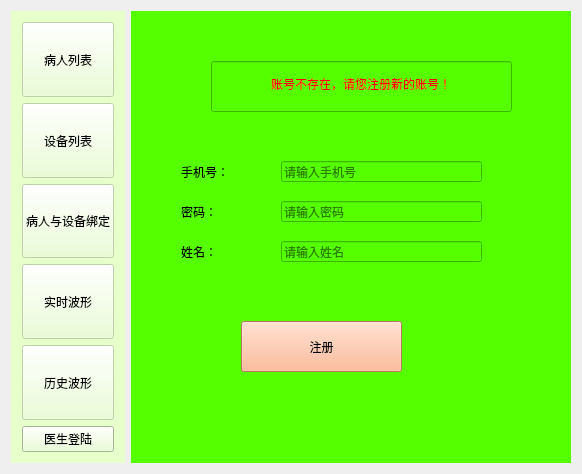
<?xml version="1.0" encoding="UTF-8"?>
<ui version="4.0">
 <class>MainWidget</class>
 <widget class="QWidget" name="MainWidget">
  <property name="geometry">
   <rect>
    <x>0</x>
    <y>0</y>
    <width>582</width>
    <height>474</height>
   </rect>
  </property>
  <property name="windowTitle">
   <string>MainWidget</string>
  </property>
  <layout class="QHBoxLayout" name="horizontalLayout" stretch="1,12">
   <item>
    <widget class="QWidget" name="widget" native="true">
     <property name="styleSheet">
      <string notr="true">background-color: rgb(230, 255, 203);
border-color: rgb(255, 0, 255);
color: rgb(0, 0, 0);
font: 9pt &quot;楷体&quot;;</string>
     </property>
     <layout class="QVBoxLayout" name="verticalLayout_3">
      <item>
       <widget class="QPushButton" name="patientButton">
        <property name="enabled">
         <bool>false</bool>
        </property>
        <property name="sizePolicy">
         <sizepolicy hsizetype="Minimum" vsizetype="Preferred">
          <horstretch>0</horstretch>
          <verstretch>0</verstretch>
         </sizepolicy>
        </property>
        <property name="text">
         <string>病人列表</string>
        </property>
       </widget>
      </item>
      <item>
       <widget class="QPushButton" name="deviceButton">
        <property name="enabled">
         <bool>false</bool>
        </property>
        <property name="sizePolicy">
         <sizepolicy hsizetype="Minimum" vsizetype="Preferred">
          <horstretch>0</horstretch>
          <verstretch>0</verstretch>
         </sizepolicy>
        </property>
        <property name="text">
         <string>设备列表</string>
        </property>
       </widget>
      </item>
      <item>
       <widget class="QPushButton" name="bindButton">
        <property name="enabled">
         <bool>false</bool>
        </property>
        <property name="sizePolicy">
         <sizepolicy hsizetype="Minimum" vsizetype="Preferred">
          <horstretch>0</horstretch>
          <verstretch>0</verstretch>
         </sizepolicy>
        </property>
        <property name="text">
         <string>病人与设备绑定</string>
        </property>
       </widget>
      </item>
      <item>
       <widget class="QPushButton" name="realtimeButton">
        <property name="enabled">
         <bool>false</bool>
        </property>
        <property name="sizePolicy">
         <sizepolicy hsizetype="Minimum" vsizetype="Preferred">
          <horstretch>0</horstretch>
          <verstretch>0</verstretch>
         </sizepolicy>
        </property>
        <property name="text">
         <string>实时波形</string>
        </property>
       </widget>
      </item>
      <item>
       <widget class="QPushButton" name="historyButton">
        <property name="enabled">
         <bool>false</bool>
        </property>
        <property name="sizePolicy">
         <sizepolicy hsizetype="Minimum" vsizetype="Preferred">
          <horstretch>0</horstretch>
          <verstretch>0</verstretch>
         </sizepolicy>
        </property>
        <property name="text">
         <string>历史波形</string>
        </property>
       </widget>
      </item>
      <item>
       <widget class="QPushButton" name="docLoginButton">
        <property name="text">
         <string>医生登陆</string>
        </property>
       </widget>
      </item>
     </layout>
    </widget>
   </item>
   <item>
    <widget class="QStackedWidget" name="stackedWidget">
     <property name="styleSheet">
      <string notr="true">background-color: rgb(85, 255, 0);
color: rgb(0, 0, 0);
font: 12pt &quot;楷体&quot;;</string>
     </property>
     <property name="currentIndex">
      <number>1</number>
     </property>
     <widget class="QWidget" name="LoginPage">
      <widget class="QWidget" name="widget_2" native="true">
       <property name="geometry">
        <rect>
         <x>-10</x>
         <y>0</y>
         <width>471</width>
         <height>471</height>
        </rect>
       </property>
       <property name="styleSheet">
        <string notr="true">background-color: rgb(85, 255, 255);
color: rgb(0, 0, 0);
font: 11pt &quot;楷体&quot;;</string>
       </property>
       <widget class="QLineEdit" name="loginpwdEdit">
        <property name="geometry">
         <rect>
          <x>160</x>
          <y>180</y>
          <width>201</width>
          <height>21</height>
         </rect>
        </property>
        <property name="echoMode">
         <enum>QLineEdit::Password</enum>
        </property>
        <property name="placeholderText">
         <string>请输入密码</string>
        </property>
       </widget>
       <widget class="QLineEdit" name="loginPhoneEdit">
        <property name="geometry">
         <rect>
          <x>160</x>
          <y>140</y>
          <width>201</width>
          <height>21</height>
         </rect>
        </property>
        <property name="text">
         <string/>
        </property>
        <property name="placeholderText">
         <string>请输入手机号</string>
        </property>
       </widget>
       <widget class="QLabel" name="label_3">
        <property name="geometry">
         <rect>
          <x>60</x>
          <y>140</y>
          <width>91</width>
          <height>21</height>
         </rect>
        </property>
        <property name="text">
         <string>手机号：</string>
        </property>
       </widget>
       <widget class="QLabel" name="label_4">
        <property name="geometry">
         <rect>
          <x>60</x>
          <y>180</y>
          <width>91</width>
          <height>21</height>
         </rect>
        </property>
        <property name="text">
         <string>密码：</string>
        </property>
       </widget>
       <widget class="QPushButton" name="loginButton">
        <property name="geometry">
         <rect>
          <x>120</x>
          <y>240</y>
          <width>161</width>
          <height>51</height>
         </rect>
        </property>
        <property name="styleSheet">
         <string notr="true">background-color: rgb(255, 170, 127);
font: 12pt &quot;楷体&quot;;</string>
        </property>
        <property name="text">
         <string>登陆</string>
        </property>
       </widget>
      </widget>
     </widget>
     <widget class="QWidget" name="registerPage">
      <widget class="QLineEdit" name="registerPhoneEdit">
       <property name="geometry">
        <rect>
         <x>150</x>
         <y>150</y>
         <width>201</width>
         <height>21</height>
        </rect>
       </property>
       <property name="text">
        <string/>
       </property>
       <property name="placeholderText">
        <string>请输入手机号</string>
       </property>
      </widget>
      <widget class="QLineEdit" name="registerPwdlineEdit">
       <property name="geometry">
        <rect>
         <x>150</x>
         <y>190</y>
         <width>201</width>
         <height>21</height>
        </rect>
       </property>
       <property name="echoMode">
        <enum>QLineEdit::Password</enum>
       </property>
       <property name="placeholderText">
        <string>请输入密码</string>
       </property>
      </widget>
      <widget class="QLabel" name="label_5">
       <property name="geometry">
        <rect>
         <x>50</x>
         <y>190</y>
         <width>91</width>
         <height>21</height>
        </rect>
       </property>
       <property name="text">
        <string>密码：</string>
       </property>
      </widget>
      <widget class="QPushButton" name="registerButton">
       <property name="geometry">
        <rect>
         <x>110</x>
         <y>310</y>
         <width>161</width>
         <height>51</height>
        </rect>
       </property>
       <property name="styleSheet">
        <string notr="true">background-color: rgb(255, 170, 127);
font: 12pt &quot;楷体&quot;;</string>
       </property>
       <property name="text">
        <string>注册</string>
       </property>
      </widget>
      <widget class="QLabel" name="label_6">
       <property name="geometry">
        <rect>
         <x>50</x>
         <y>150</y>
         <width>91</width>
         <height>21</height>
        </rect>
       </property>
       <property name="text">
        <string>手机号：</string>
       </property>
      </widget>
      <widget class="QLineEdit" name="lineEdit_2">
       <property name="geometry">
        <rect>
         <x>80</x>
         <y>50</y>
         <width>301</width>
         <height>51</height>
        </rect>
       </property>
       <property name="styleSheet">
        <string notr="true">color: rgb(255, 0, 0);
font: 11pt &quot;Courier New&quot;;</string>
       </property>
       <property name="text">
        <string>账号不存在，请您注册新的账号！</string>
       </property>
       <property name="alignment">
        <set>Qt::AlignCenter</set>
       </property>
      </widget>
      <widget class="QLineEdit" name="registerDocNamelineEdit">
       <property name="geometry">
        <rect>
         <x>150</x>
         <y>230</y>
         <width>201</width>
         <height>21</height>
        </rect>
       </property>
       <property name="placeholderText">
        <string>请输入姓名</string>
       </property>
      </widget>
      <widget class="QLabel" name="label_7">
       <property name="geometry">
        <rect>
         <x>50</x>
         <y>230</y>
         <width>91</width>
         <height>21</height>
        </rect>
       </property>
       <property name="text">
        <string>姓名：</string>
       </property>
      </widget>
     </widget>
     <widget class="QWidget" name="patientList">
      <property name="styleSheet">
       <string notr="true">background-color: rgb(255, 226, 240);</string>
      </property>
      <layout class="QVBoxLayout" name="verticalLayout">
       <item>
        <widget class="QTableView" name="tableView"/>
       </item>
       <item>
        <layout class="QHBoxLayout" name="horizontalLayout_2">
         <item>
          <widget class="QPushButton" name="deletButton">
           <property name="text">
            <string>添加</string>
           </property>
          </widget>
         </item>
         <item>
          <widget class="QPushButton" name="addButton">
           <property name="text">
            <string>删除</string>
           </property>
          </widget>
         </item>
        </layout>
       </item>
       <item>
        <layout class="QHBoxLayout" name="horizontalLayout_3">
         <item>
          <widget class="QPushButton" name="pushButton_3">
           <property name="text">
            <string>查找</string>
           </property>
          </widget>
         </item>
         <item>
          <widget class="QLineEdit" name="lineEdit"/>
         </item>
        </layout>
       </item>
      </layout>
     </widget>
     <widget class="QWidget" name="deviceList">
      <property name="styleSheet">
       <string notr="true">background-color: rgb(227, 224, 255);</string>
      </property>
     </widget>
     <widget class="QWidget" name="bindPage">
      <property name="styleSheet">
       <string notr="true">background-color: rgb(255, 181, 156);</string>
      </property>
      <widget class="QTableView" name="tableView_2">
       <property name="geometry">
        <rect>
         <x>20</x>
         <y>10</y>
         <width>381</width>
         <height>331</height>
        </rect>
       </property>
      </widget>
      <widget class="QComboBox" name="patientComboBox">
       <property name="geometry">
        <rect>
         <x>30</x>
         <y>360</y>
         <width>69</width>
         <height>22</height>
        </rect>
       </property>
      </widget>
      <widget class="QComboBox" name="deviceCombox">
       <property name="geometry">
        <rect>
         <x>110</x>
         <y>360</y>
         <width>69</width>
         <height>22</height>
        </rect>
       </property>
      </widget>
      <widget class="QPushButton" name="bindOpButton">
       <property name="geometry">
        <rect>
         <x>210</x>
         <y>360</y>
         <width>75</width>
         <height>23</height>
        </rect>
       </property>
       <property name="text">
        <string>绑定</string>
       </property>
      </widget>
     </widget>
     <widget class="QWidget" name="realtimeWave">
      <property name="styleSheet">
       <string notr="true">background-color: rgb(225, 255, 231);</string>
      </property>
      <layout class="QVBoxLayout" name="verticalLayout_2" stretch="1,9">
       <item>
        <widget class="QWidget" name="widget_3" native="true">
         <property name="styleSheet">
          <string notr="true">color: rgb(85, 170, 255);
background-color: rgb(0, 255, 255);
font: 10pt &quot;楷体&quot;;</string>
         </property>
         <layout class="QHBoxLayout" name="horizontalLayout_5" stretch="1,2,1,2,0,0">
          <item>
           <widget class="QLabel" name="label_8">
            <property name="styleSheet">
             <string notr="true">color: rgb(0, 0, 0);
font: 9pt &quot;Courier New&quot;;</string>
            </property>
            <property name="text">
             <string>ip:</string>
            </property>
            <property name="alignment">
             <set>Qt::AlignCenter</set>
            </property>
           </widget>
          </item>
          <item>
           <widget class="QLineEdit" name="ipEdit">
            <property name="styleSheet">
             <string notr="true">color: rgb(0, 0, 0);
font: 9pt &quot;Courier New&quot;;</string>
            </property>
           </widget>
          </item>
          <item>
           <widget class="QLabel" name="label_9">
            <property name="styleSheet">
             <string notr="true">color: rgb(0, 0, 0);
font: 9pt &quot;Courier New&quot;;</string>
            </property>
            <property name="text">
             <string>port:</string>
            </property>
            <property name="alignment">
             <set>Qt::AlignCenter</set>
            </property>
           </widget>
          </item>
          <item>
           <widget class="QLineEdit" name="portEdit">
            <property name="styleSheet">
             <string notr="true">color: rgb(0, 0, 0);
font: 9pt &quot;Courier New&quot;;</string>
            </property>
            <property name="text">
             <string/>
            </property>
           </widget>
          </item>
          <item>
           <widget class="QPushButton" name="connectButton">
            <property name="styleSheet">
             <string notr="true">font: 9pt &quot;楷体&quot;;
color: rgb(0, 0, 0);</string>
            </property>
            <property name="text">
             <string>连接</string>
            </property>
           </widget>
          </item>
          <item>
           <widget class="QPushButton" name="dispButton">
            <property name="enabled">
             <bool>false</bool>
            </property>
            <property name="styleSheet">
             <string notr="true">font: 9pt &quot;楷体&quot;;
color: rgb(0, 0, 0);</string>
            </property>
            <property name="text">
             <string>显示</string>
            </property>
           </widget>
          </item>
         </layout>
        </widget>
       </item>
       <item>
        <widget class="QWidget" name="widget_4" native="true">
         <property name="styleSheet">
          <string notr="true"/>
         </property>
        </widget>
       </item>
      </layout>
     </widget>
     <widget class="QWidget" name="historyWave">
      <property name="styleSheet">
       <string notr="true">background-color: rgb(252, 255, 220);</string>
      </property>
     </widget>
    </widget>
   </item>
  </layout>
 </widget>
 <layoutdefault spacing="6" margin="11"/>
 <resources/>
 <connections/>
</ui>
